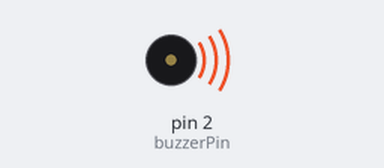
Bench run of a sketch on a simulated Arduino Uno, built with avr-gcc and run on an emulated ATmega328P. On the bench: buzzer (waves = sounding).

Above: at 0.1 s.
Timing chart, 0 to 1.6 s (numbered marks = the images above):
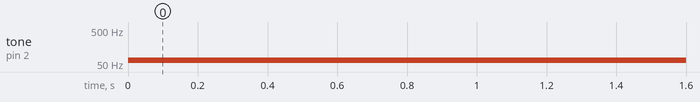

The sketch:

happy_birthday_tone.ino
```cpp
#define NOTE_B0 31
#define NOTE_C1 33
#define NOTE_CS1 35
#define NOTE_D1 37
#define NOTE_DS1 39
#define NOTE_E1 41
#define NOTE_F1 44
#define NOTE_FS1 46
#define NOTE_G1 49
#define NOTE_GS1 52
#define NOTE_A1 55
#define NOTE_AS1 58
#define NOTE_B1 62
#define NOTE_C2 65
#define NOTE_CS2 69
#define NOTE_D2 73
#define NOTE_DS2 78
#define NOTE_E2 82
#define NOTE_F2 87
#define NOTE_FS2 93
#define NOTE_G2 98
#define NOTE_GS2 104
#define NOTE_A2 110
#define NOTE_AS2 117
#define NOTE_B2 123

// Define the pin for the buzzer
#define buzzerPin 2

// notes in the melody:
int melody[] = {
NOTE_C2,-4,NOTE_C2,-4,NOTE_D2,-4,NOTE_C2,-4,NOTE_F2,-4,NOTE_E2,-8,
NOTE_C2,-4,NOTE_C2,-4,NOTE_D2,-4,NOTE_C2,-4,NOTE_G2,-4,NOTE_F2,-8,
NOTE_C2,-4,NOTE_C2,-4,NOTE_C2,-4,NOTE_A2,-4,NOTE_F2,-4,NOTE_E2,-4,NOTE_D2,-8,
NOTE_AS1,-4,NOTE_AS1,-4,NOTE_A1,-4,NOTE_F1,-4,NOTE_G1,-4,NOTE_F1,-8};

void setup() {
pinMode(buzzerPin, OUTPUT);
}

void loop() {
for (int i=0; i<sizeof(melody)/sizeof(int); i+=2) {
tone(buzzerPin,melody[i],1000/melody[i+1]);
delay(1000/melody[i+1]+50);
noTone(buzzerPin);
}
delay(2000); // pause between playings
}
```

Measured:
- by itself, tone on pin 2 (buzzerPin): silent → 65 Hz at 0.00 s
